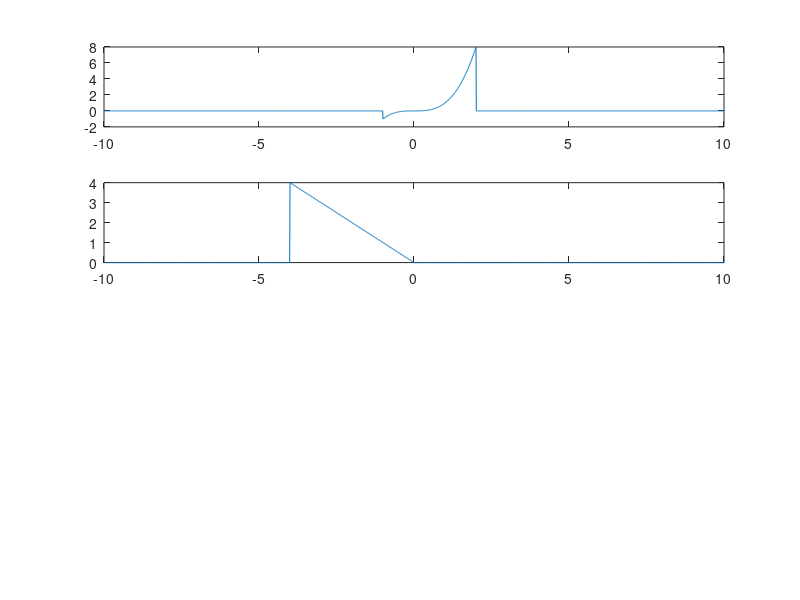

MATLAB code to generate this figure: (Note: this script raises an error after producing the figure.)
clear
clc

n = -10: 0.01: 10;
o = 4;
p = 0;
q = -1;
r = 2;
yn = n.*(n >= p & n <= o) + 0.*(n < p & n > o);
xn = n.^3.*(n >= q & n <= r) + 0.*(n < q & n > r);
subplot(4,1,1);
plot(n, xn)

yn_rev = flip(yn);
subplot(4,1,2);
plot(n, yn_rev)

a = 0;
z = zeros(1, 2001);
while(1)
    b = -r - (o-(p))/2 + a;
    z(1, 10 + b) = sum(xn.*circshift(yn_rev, b), 'all');
    a = a + 1;
    if(a >= 1995)
        break;
    end
end
subplot(4,1,3);
plot(n, z * 1)

subplot(4,1,4);
plot(conv(xn, yn * 1))
